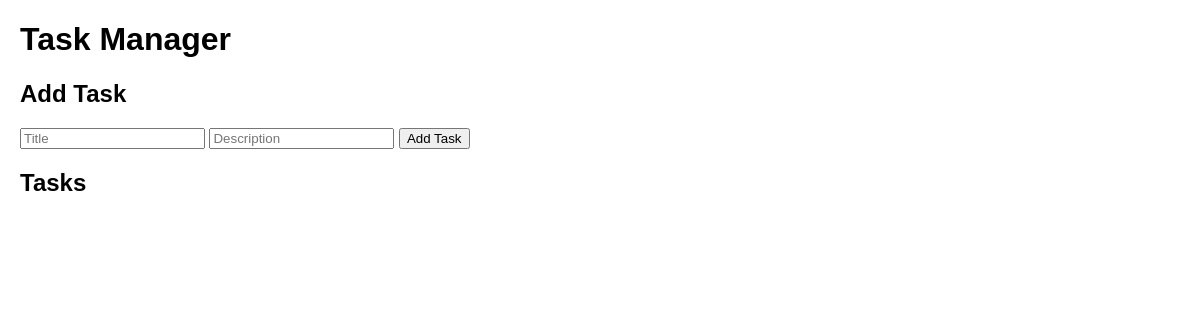
Before: / with the older database file.
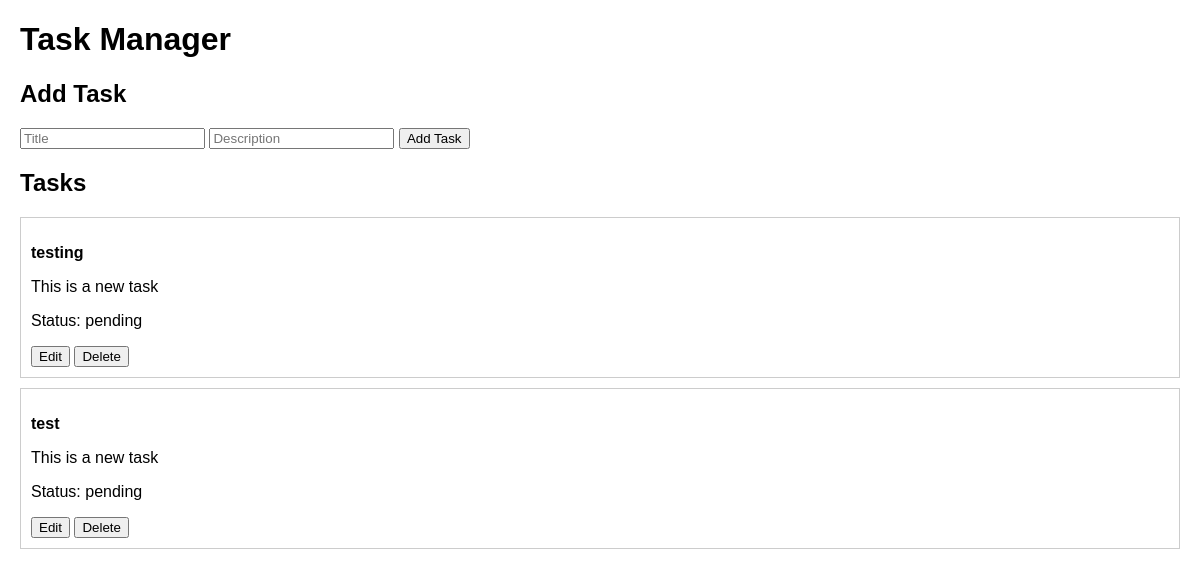
After: the same page with the newer database file.
### tables this page shows
CREATE TABLE tasks (
            id INTEGER PRIMARY KEY AUTOINCREMENT,
            title TEXT NOT NULL,
            description TEXT,
            status TEXT CHECK(status IN ('pending', 'completed')) DEFAULT 'pending'
        );

### app.py (the view)
@app.route("/")
def index():
    tasks = query_db("SELECT * FROM tasks")
    return render_template("index.html", tasks=tasks)

### app.py (called while the page is built)
def query_db(query, args=(), fetch_one=False):
    conn = sqlite3.connect(DB_NAME)
    conn.row_factory = sqlite3.Row
    cursor = conn.cursor()
    cursor.execute(query, args)
    data = cursor.fetchone() if fetch_one else cursor.fetchall()
    conn.commit()
    conn.close()
    return data

### templates/index.html (shortened to what this page needs)
<!DOCTYPE html>
<html lang="en">
<head>
</head>
<body>
    <h1>Task Manager</h1>
    <h2>Add Task</h2>
    <form id="task-form">
        <input type="text" id="title" placeholder="Title" required>
        <input type="text" id="description" placeholder="Description">
        <button type="submit">Add Task</button>
    </form>
    <h2>Tasks</h2>
    <div id="tasks-container">
        {% for task in tasks %}
        <div class="task {% if task['status'] == 'completed' %}completed{% endif %}" id="task-{{ task['id'] }}">
            <p><strong id="title-{{ task['id'] }}">{{ task['title'] }}</strong></p>
            <p id="desc-{{ task['id'] }}">{{ task['description'] }}</p>
            <p>Status: <span id="status-{{ task['id'] }}">{{ task['status'] }}</span></p>
            <button onclick="editTask({{ task['id'] }})">Edit</button>
            <button onclick="deleteTask({{ task['id'] }})">Delete</button>
        </div>
        {% endfor %}
    </div>
</body>
</html>

### templates/index.html (style rules this page uses)
body { font-family: Arial, sans-serif; margin: 20px; }
.task { border: 1px solid #ccc; padding: 10px; margin: 10px 0; }

Changed rows visible on the page:
added tasks: title "testing", description "This is a new task", status "pending"
added tasks: title "test", description "This is a new task", status "pending"
